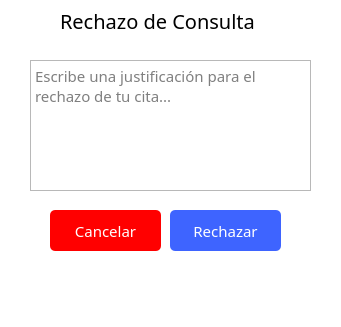
<?xml version="1.0" encoding="UTF-8"?>
<ui version="4.0">
 <class>medico_rechazar_cita_medica</class>
 <widget class="QDialog" name="medico_rechazar_cita_medica">
  <property name="geometry">
   <rect>
    <x>0</x>
    <y>0</y>
    <width>341</width>
    <height>327</height>
   </rect>
  </property>
  <property name="windowTitle">
   <string>Dialog</string>
  </property>
  <widget class="QLabel" name="label">
   <property name="geometry">
    <rect>
     <x>0</x>
     <y>0</y>
     <width>341</width>
     <height>327</height>
    </rect>
   </property>
   <property name="styleSheet">
    <string notr="true">background-color: rgb(255, 255, 255);</string>
   </property>
   <property name="text">
    <string/>
   </property>
  </widget>
  <widget class="QLabel" name="label_2">
   <property name="geometry">
    <rect>
     <x>60</x>
     <y>10</y>
     <width>221</width>
     <height>21</height>
    </rect>
   </property>
   <property name="font">
    <font>
     <family>Montserrat Medium</family>
     <pointsize>15</pointsize>
    </font>
   </property>
   <property name="text">
    <string>Rechazo de Consulta</string>
   </property>
  </widget>
  <widget class="QPlainTextEdit" name="plainTextEdit">
   <property name="geometry">
    <rect>
     <x>30</x>
     <y>60</y>
     <width>281</width>
     <height>131</height>
    </rect>
   </property>
   <property name="font">
    <font>
     <family>Montserrat Medium</family>
     <pointsize>11</pointsize>
    </font>
   </property>
   <property name="styleSheet">
    <string notr="true"/>
   </property>
   <property name="placeholderText">
    <string>Escribe una justificación para el rechazo de tu cita...</string>
   </property>
  </widget>
  <widget class="QPushButton" name="pushButton">
   <property name="geometry">
    <rect>
     <x>50</x>
     <y>210</y>
     <width>111</width>
     <height>41</height>
    </rect>
   </property>
   <property name="font">
    <font>
     <family>Montserrat Medium</family>
     <pointsize>11</pointsize>
    </font>
   </property>
   <property name="cursor">
    <cursorShape>PointingHandCursor</cursorShape>
   </property>
   <property name="styleSheet">
    <string notr="true">color: white;
border: none;
background: red;
border-radius: 5px;</string>
   </property>
   <property name="text">
    <string>Cancelar</string>
   </property>
  </widget>
  <widget class="QPushButton" name="pushButton_2">
   <property name="geometry">
    <rect>
     <x>170</x>
     <y>210</y>
     <width>111</width>
     <height>41</height>
    </rect>
   </property>
   <property name="font">
    <font>
     <family>Montserrat Medium</family>
     <pointsize>11</pointsize>
    </font>
   </property>
   <property name="cursor">
    <cursorShape>PointingHandCursor</cursorShape>
   </property>
   <property name="styleSheet">
    <string notr="true">color: white;
border: none;
background: #3E64FF;
border-radius: 5px;</string>
   </property>
   <property name="text">
    <string>Rechazar</string>
   </property>
  </widget>
 </widget>
 <resources/>
 <connections/>
</ui>
